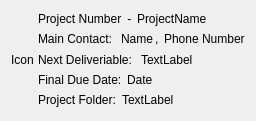
<?xml version="1.0" encoding="UTF-8"?>
<ui version="4.0">
 <class>Custom_List_Widget</class>
 <widget class="QWidget" name="Custom_List_Widget">
  <property name="geometry">
   <rect>
    <x>0</x>
    <y>0</y>
    <width>248</width>
    <height>121</height>
   </rect>
  </property>
  <property name="windowTitle">
   <string>Form</string>
  </property>
  <layout class="QGridLayout" name="gridLayout">
   <property name="topMargin">
    <number>9</number>
   </property>
   <property name="horizontalSpacing">
    <number>4</number>
   </property>
   <property name="verticalSpacing">
    <number>0</number>
   </property>
   <item row="4" column="2">
    <layout class="QHBoxLayout" name="horizontalLayout_5">
     <property name="spacing">
      <number>2</number>
     </property>
     <item>
      <widget class="QLabel" name="text_Project_Folder">
       <property name="text">
        <string>Project Folder: </string>
       </property>
      </widget>
     </item>
     <item>
      <widget class="QLabel" name="text_ProjectFolder_CHANGE">
       <property name="text">
        <string>TextLabel</string>
       </property>
      </widget>
     </item>
     <item>
      <spacer name="horizontalSpacer_5">
       <property name="orientation">
        <enum>Qt::Horizontal</enum>
       </property>
       <property name="sizeHint" stdset="0">
        <size>
         <width>40</width>
         <height>20</height>
        </size>
       </property>
      </spacer>
     </item>
    </layout>
   </item>
   <item row="0" column="1">
    <spacer name="horizontalSpacer_4">
     <property name="orientation">
      <enum>Qt::Horizontal</enum>
     </property>
     <property name="sizeHint" stdset="0">
      <size>
       <width>40</width>
       <height>20</height>
      </size>
     </property>
    </spacer>
   </item>
   <item row="1" column="2">
    <layout class="QHBoxLayout" name="horizontalLayout">
     <property name="spacing">
      <number>2</number>
     </property>
     <item>
      <widget class="QLabel" name="text_Main_Contact">
       <property name="text">
        <string>Main Contact:  </string>
       </property>
      </widget>
     </item>
     <item>
      <widget class="QLabel" name="text_Name_Change">
       <property name="text">
        <string>Name</string>
       </property>
      </widget>
     </item>
     <item>
      <widget class="QLabel" name="label_7">
       <property name="text">
        <string>, </string>
       </property>
      </widget>
     </item>
     <item>
      <widget class="QLabel" name="text_PhoneNumber_CHANGE">
       <property name="text">
        <string>Phone Number</string>
       </property>
      </widget>
     </item>
     <item>
      <spacer name="horizontalSpacer">
       <property name="orientation">
        <enum>Qt::Horizontal</enum>
       </property>
       <property name="sizeHint" stdset="0">
        <size>
         <width>40</width>
         <height>20</height>
        </size>
       </property>
      </spacer>
     </item>
    </layout>
   </item>
   <item row="0" column="0" rowspan="5">
    <widget class="QLabel" name="label_Icon">
     <property name="text">
      <string>Icon</string>
     </property>
    </widget>
   </item>
   <item row="3" column="2">
    <layout class="QHBoxLayout" name="horizontalLayout_2">
     <property name="spacing">
      <number>2</number>
     </property>
     <item>
      <widget class="QLabel" name="text_Due_Date">
       <property name="text">
        <string>Final Due Date: </string>
       </property>
      </widget>
     </item>
     <item>
      <widget class="QLabel" name="text_Date_CHANGE">
       <property name="text">
        <string>Date</string>
       </property>
      </widget>
     </item>
     <item>
      <spacer name="horizontalSpacer_3">
       <property name="orientation">
        <enum>Qt::Horizontal</enum>
       </property>
       <property name="sizeHint" stdset="0">
        <size>
         <width>40</width>
         <height>20</height>
        </size>
       </property>
      </spacer>
     </item>
    </layout>
   </item>
   <item row="0" column="2">
    <layout class="QHBoxLayout" name="horizontalLayout_3">
     <property name="spacing">
      <number>2</number>
     </property>
     <item>
      <widget class="QLabel" name="text_ProjectNumber_CHANGE">
       <property name="text">
        <string>Project Number</string>
       </property>
      </widget>
     </item>
     <item>
      <widget class="QLabel" name="text_dash">
       <property name="text">
        <string> - </string>
       </property>
      </widget>
     </item>
     <item>
      <widget class="QLabel" name="text_Project_Name_Change">
       <property name="text">
        <string>ProjectName</string>
       </property>
      </widget>
     </item>
     <item>
      <spacer name="horizontalSpacer_2">
       <property name="orientation">
        <enum>Qt::Horizontal</enum>
       </property>
       <property name="sizeHint" stdset="0">
        <size>
         <width>40</width>
         <height>20</height>
        </size>
       </property>
      </spacer>
     </item>
    </layout>
   </item>
   <item row="2" column="2">
    <layout class="QHBoxLayout" name="horizontalLayout_6">
     <property name="spacing">
      <number>2</number>
     </property>
     <item>
      <widget class="QLabel" name="text_nextDeliverible">
       <property name="text">
        <string>Next Deliveriable:  </string>
       </property>
      </widget>
     </item>
     <item>
      <widget class="QLabel" name="text_NextDeliverible_CHANGE">
       <property name="text">
        <string>TextLabel</string>
       </property>
      </widget>
     </item>
     <item>
      <spacer name="horizontalSpacer_6">
       <property name="orientation">
        <enum>Qt::Horizontal</enum>
       </property>
       <property name="sizeHint" stdset="0">
        <size>
         <width>40</width>
         <height>20</height>
        </size>
       </property>
      </spacer>
     </item>
    </layout>
   </item>
  </layout>
 </widget>
 <resources/>
 <connections/>
</ui>
